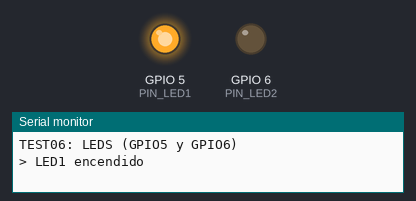
The sketch below on a simulated ESP32-C3. On the bench: output pins drawn as LEDs (lit = HIGH), the last lines printed to the serial monitor.

Above: at 1.05 s.
At 3.65 s:
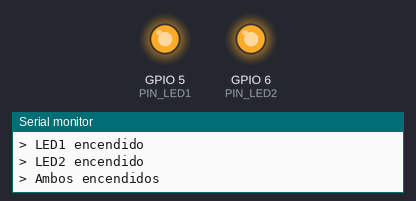
At 5.7 s:
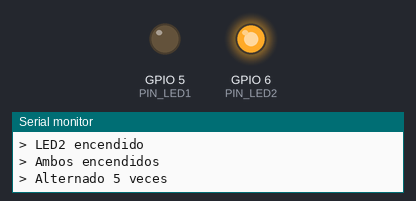
At 10.45 s:
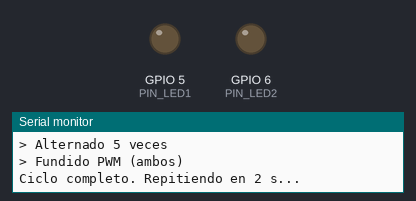
Timing chart, 0 to 13.3 s (numbered marks = the images above):
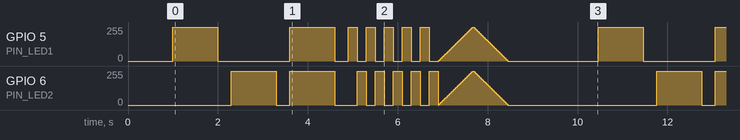

The sketch:

test06_leds.ino
```cpp
// ============================================================
// TEST 06 - LEDS DEL BASTON (ESP32-C3 Super Mini)
// - LED1 en GPIO5 y LED2 en GPIO6 (con resistencia ~220-330 ohm
//   hacia GND).
// - Secuencia: LED1, LED2, ambos, alternado y fundido PWM.
// - Se usa analogWrite (255/0) tambien para encender/apagar:
//   en ESP32, mezclar digitalWrite con analogWrite (LEDC) hace
//   que digitalWrite deje de actuar sobre el pin.
// ============================================================
#define PIN_LED1 5
#define PIN_LED2 6

void setup() {
  Serial.begin(115200);
  delay(1000);
  pinMode(PIN_LED1, OUTPUT);
  pinMode(PIN_LED2, OUTPUT);
  analogWriteResolution(PIN_LED1, 8);
  analogWriteResolution(PIN_LED2, 8);
  analogWrite(PIN_LED1, 0);
  analogWrite(PIN_LED2, 0);
  Serial.println("TEST06: LEDS (GPIO5 y GPIO6)");
}

void loop() {
  Serial.println("> LED1 encendido");
  analogWrite(PIN_LED1, 255);
  delay(1000);
  analogWrite(PIN_LED1, 0);
  delay(300);

  Serial.println("> LED2 encendido");
  analogWrite(PIN_LED2, 255);
  delay(1000);
  analogWrite(PIN_LED2, 0);
  delay(300);

  Serial.println("> Ambos encendidos");
  analogWrite(PIN_LED1, 255);
  analogWrite(PIN_LED2, 255);
  delay(1000);
  analogWrite(PIN_LED1, 0);
  analogWrite(PIN_LED2, 0);
  delay(300);

  Serial.println("> Alternado 5 veces");
  for (int i = 0; i < 5; i++) {
    analogWrite(PIN_LED1, 255);
    analogWrite(PIN_LED2, 0);
    delay(200);
    analogWrite(PIN_LED1, 0);
    analogWrite(PIN_LED2, 255);
    delay(200);
  }
  analogWrite(PIN_LED1, 0);
  analogWrite(PIN_LED2, 0);

  Serial.println("> Fundido PWM (ambos)");
  for (int p = 0; p <= 255; p += 5) {
    analogWrite(PIN_LED1, p);
    analogWrite(PIN_LED2, p);
    delay(15);
  }
  for (int p = 255; p >= 0; p -= 5) {
    analogWrite(PIN_LED1, p);
    analogWrite(PIN_LED2, p);
    delay(15);
  }
  analogWrite(PIN_LED1, 0);
  analogWrite(PIN_LED2, 0);

  Serial.println("Ciclo completo. Repitiendo en 2 s...");
  delay(2000);
}
```

Measured:
- by itself, GPIO 5 (PIN_LED1), GPIO 6 (PIN_LED2): moves between 0/255 and 255/255, repeating every 9.5 s
